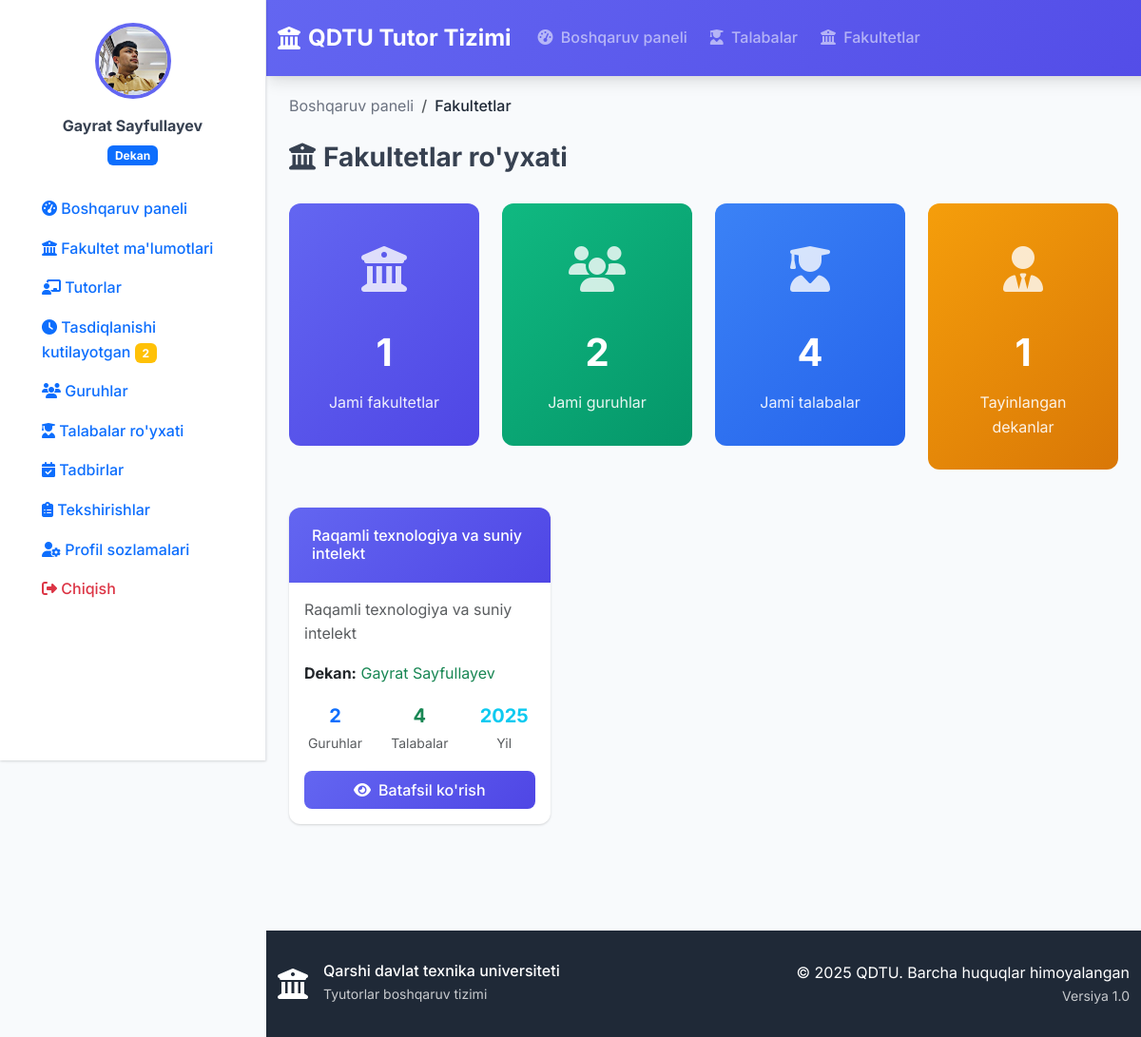
Screenshot of /faculty/faculties/ (signed in) with the database file from the repository.
### accounts/models.py (models this page shows, shortened)
class User(AbstractUser):
    USER_TYPE_CHOICES = (
        ('rector', 'Rektor'),
        ('dean', 'Dekan'),
        ('tutor', 'Tutor'),
    )
    user_type = models.CharField(
        max_length=10,
        choices=USER_TYPE_CHOICES,
        verbose_name="Foydalanuvchi turi"
    )
    faculty = models.ForeignKey(
        'faculty.Faculty',
        on_delete=models.SET_NULL,
        null=True,
        blank=True,
        verbose_name="Fakultet"
    )
    profile_picture = models.ImageField(
        upload_to='profile_pics/',
        null=True,
        blank=True,
        verbose_name="Profil rasmi"
    )
    phone_number = models.CharField(
        max_length=20,
        blank=True,
        verbose_name="Telefon raqami"
    )
    class Meta:
        verbose_name = "Foydalanuvchi"
        verbose_name_plural = "Foydalanuvchilar"
    def is_rector(self):
        return self.user_type == 'rector'
    def is_dean(self):
        return self.user_type == 'dean'
    def is_tutor(self):
        return self.user_type == 'tutor'
    def get_full_name(self):
        return f"{self.first_name} {self.last_name}".strip() or self.username

### faculty/models.py (models this page shows, shortened)
class Faculty(models.Model):
    name = models.CharField(max_length=100, verbose_name="Nomi")
    description = models.TextField(blank=True, verbose_name="Tavsif")
    dean = models.ForeignKey(
        'accounts.User',
        on_delete=models.SET_NULL,
        null=True,
        blank=True,
        related_name='dean_of',
        verbose_name="Dekan"
    )
    created_at = models.DateTimeField(auto_now_add=True, verbose_name="Yaratilgan sana")
    class Meta:
        verbose_name = "Fakultet"
        verbose_name_plural = "Fakultetlar"
    @property
    def students_count(self):
        return sum(group.students.count() for group in self.groups.all())

### faculty/views.py (the view)
# urls.py: path('faculties/', views.faculty_list, name='faculty_list'),
@login_required
def faculty_list(request):
    user = request.user
    if user.is_rector():
        faculties = Faculty.objects.prefetch_related('groups__students').order_by('name')
    elif user.is_dean():
        faculties = Faculty.objects.filter(id=user.faculty.id) if user.faculty else Faculty.objects.none()
    else:
        faculties = Faculty.objects.none()
    faculties_data = []
    total_groups = 0
    total_students = 0
    deans_count = 0
    for faculty in faculties:
        groups_count = faculty.groups.count()
        students_count = sum(group.students.count() for group in faculty.groups.all())
        dean_name = faculty.dean.get_full_name() if faculty.dean else "Tayinlanmagan"
        if faculty.dean:
            deans_count += 1
        total_groups += groups_count
        total_students += students_count
        faculties_data.append({
            'id': faculty.id,
            'name': faculty.name,
            'description': faculty.description,
            'dean_name': dean_name,
            'groups_count': groups_count,
            'students_count': students_count,
            'created_at': faculty.created_at,
        })
    context = {
        'faculties': faculties_data,
        'total_groups': total_groups,
        'total_students': total_students,
        'deans_count': deans_count,
    }
    return render(request, 'faculty/faculty_list.html', context)

### templates/faculty/faculty_list.html (shortened to what this page needs)
{% extends 'base.html' %}
{% block content %}
<div class="container-fluid">
    <div class="row mb-4">
        <div class="col">
            <nav aria-label="breadcrumb">
                <ol class="breadcrumb">
                    <li class="breadcrumb-item"><a href="{% url 'dashboard' %}">Boshqaruv paneli</a></li>
                    <li class="breadcrumb-item active">Fakultetlar</li>
                </ol>
            </nav>
            <div class="d-flex justify-content-between align-items-center">
                <h1 class="h3 fw-bold"><i class="fas fa-university me-2"></i>Fakultetlar ro'yxati</h1>
            </div>
        </div>
    </div>
    <div class="row mb-4">
        <div class="col-lg-3 col-md-6 mb-3">
            <div class="stats-card">
                <div class="icon">
                    <i class="fas fa-university"></i>
                </div>
                <div class="number">{{ faculties|length }}</div>
                <div class="label">Jami fakultetlar</div>
            </div>
        </div>
        <div class="col-lg-3 col-md-6 mb-3">
            <div class="stats-card success">
                <div class="icon">
                    <i class="fas fa-users"></i>
                </div>
                <div class="number">{{ total_groups }}</div>
                <div class="label">Jami guruhlar</div>
            </div>
        </div>
        <div class="col-lg-3 col-md-6 mb-3">
            <div class="stats-card info">
                <div class="icon">
                    <i class="fas fa-user-graduate"></i>
                </div>
                <div class="number">{{ total_students }}</div>
                <div class="label">Jami talabalar</div>
            </div>
        </div>
        <div class="col-lg-3 col-md-6 mb-3">
            <div class="stats-card warning">
                <div class="icon">
                    <i class="fas fa-user-tie"></i>
                </div>
                <div class="number">{{ deans_count }}</div>
                <div class="label">Tayinlangan dekanlar</div>
            </div>
        </div>
    </div>
    <div class="row">
        {% for faculty in faculties %}
            <div class="col-lg-6 col-xl-4 mb-4">
                <div class="card h-100">
                    <div class="card-header text-white d-flex justify-content-between align-items-center">
                        <h6 class="mb-0">{{ faculty.name }}</h6>
                    </div>
                    <div class="card-body">
                        {% if faculty.description %}
                            <p class="text-muted mb-3">{{ faculty.description|truncatechars:100 }}</p>
                        {% endif %}
                        <div class="mb-3">
                            <strong>Dekan:</strong>
                            <span class="{% if faculty.dean_name != 'Tayinlanmagan' %}text-success{% else %}text-muted{% endif %}">{{ faculty.dean_name }}</span>
                        </div>
                        <div class="row text-center mb-3">
                            <div class="col-4">
                                <div class="fw-bold text-primary fs-5">{{ faculty.groups_count }}</div>
                                <small class="text-muted">Guruhlar</small>
                            </div>
                            <div class="col-4">
                                <div class="fw-bold text-success fs-5">{{ faculty.students_count }}</div>
                                <small class="text-muted">Talabalar</small>
                            </div>
                            <div class="col-4">
                                <div class="fw-bold text-info fs-5">{{ faculty.created_at|date:"Y" }}</div>
                                <small class="text-muted">Yil</small>
                            </div>
                        </div>
                        <div class="d-grid">
                            <a href="{% url 'faculty_detail' faculty.id %}" class="btn btn-primary">
                                <i class="fas fa-eye me-2"></i>Batafsil ko'rish
                            </a>
                        </div>
                    </div>
                </div>
            </div>
        {% endfor %}
    </div>
</div>
{% endblock %}

### templates/sidebar.html (shortened to what this page needs)
{% load static %}
<div class="sidebar" id="sidebar">
    <div class="sidebar-content">
        <div class="user-info text-center mb-4">
            {% if user.profile_picture %}
                <img src="{{ user.profile_picture.url }}" class="profile-image mb-3">
            {% else %}
                <div class="profile-initials mb-3">
                    {{ user.first_name|first|upper }}{{ user.last_name|first|upper }}
                </div>
            {% endif %}
            <div class="user-details">
                <div class="mb-1 fw-bold">{{ user.get_full_name }}</div>
                <div class="badge bg-primary">
                    {% if user.is_rector %}
                        Prorektor
                    {% elif user.is_dean %}
                        Dekan
                    {% elif user.is_tutor %}
                        Tutor
                    {% endif %}
                </div>
            </div>
        </div>
        <nav class="sidebar-nav">
            <ul class="nav flex-column">
                <li class="nav-item">
                    <a class="nav-link " href="{% url 'dashboard' %}">
                        <i class="fas fa-tachometer-alt"></i>
                        <span>Boshqaruv paneli</span>
                    </a>
                </li>
                {% if user.is_dean %}
                    <li class="nav-item">
                        <a class="nav-link {% if request.resolver_match.url_name == 'faculty_info' %}active{% endif %}" href="#" onclick="showFacultyInfo()">
                            <i class="fas fa-university"></i>
                            <span>Fakultet ma'lumotlari</span>
                        </a>
                    </li>
                    <li class="nav-item">
                        <a class="nav-link {% if request.resolver_match.url_name == 'tutor_list' %}active{% endif %}" href="{% url 'tutor_list' %}">
                            <i class="fas fa-chalkboard-teacher"></i>
                            <span>Tutorlar</span>
                        </a>
                    </li>
                    <li class="nav-item">
                        <a class="nav-link {% if request.resolver_match.url_name == 'pending_inspections' %}active{% endif %}" href="{% url 'pending_inspections' %}">
                            <i class="fas fa-clock"></i>
                            <span>Tasdiqlanishi kutilayotgan</span>
                            {% with pending_count=user.faculty.groups.all|length %}
                                {% if pending_count > 0 %}
                                    <span class="badge bg-warning ms-auto">{{ pending_count }}</span>
                                {% endif %}
                            {% endwith %}
                        </a>
                    </li>
                    <li class="nav-item">
                        <a class="nav-link {% if request.resolver_match.url_name == 'group_list' %}active{% endif %}" href="{% url 'group_list' %}">
                            <i class="fas fa-users"></i>
                            <span>Guruhlar</span>
                        </a>
                    </li>
                    <li class="nav-item">
                        <a class="nav-link {% if request.resolver_match.url_name == 'student_list' %}active{% endif %}" href="{% url 'student_list' %}">
                            <i class="fas fa-user-graduate"></i>
                            <span>Talabalar ro'yxati</span>
                        </a>
                    </li>
                    <li class="nav-item">
                        <a class="nav-link" href="{% url 'dean_events' %}">
                            <i class="fas fa-calendar-check"></i>
                            <span>Tadbirlar</span>
                        </a>
                    </li>
                {% endif %}
                <li class="nav-item">
                    <a class="nav-link {% if request.resolver_match.url_name == 'inspection_list' %}active{% endif %}" href="{% url 'inspection_list' %}">
                        <i class="fas fa-clipboard-list"></i>
                        <span>Tekshirishlar</span>
                    </a>
                </li>
                <li class="nav-item mt-auto">
                    <a class="nav-link {% if request.resolver_match.url_name == 'profile' %}active{% endif %}" href="{% url 'profile' %}">
                        <i class="fas fa-user-cog"></i>
                        <span>Profil sozlamalari</span>
                    </a>
                </li>
                <li class="nav-item">
                    <a class="nav-link text-danger" href="{% url 'logout' %}">
                        <i class="fas fa-sign-out-alt"></i>
                        <span>Chiqish</span>
                    </a>
                </li>
            </ul>
        </nav>
    </div>
</div>

### templates/base.html (style rules this page uses)
:root { --primary-color: #6366f1; --primary-dark: #4f46e5; --secondary-color: #f59e0b; --success-color: #10b981; --warning-color: #f59e0b; --danger-color: #ef4444; --info-color: #3b82f6; --dark-color: #1f2937; --light-color: #f8fafc; --border-color: #e5e7eb; --text-muted: #6b7280; --shadow: 0 1px 3px 0 rgba(0, 0, 0, 0.1), 0 1px 2px 0 rgba(0, 0, 0, 0.06); --shadow-lg: 0 10px 15px -3px rgba(0, 0, 0, 0.1), 0 4px 6px -2px rgba(0, 0, 0, 0.05); }
* { font-family: 'Inter', sans-serif; }
body { background-color: #f8fafc; color: #374151; line-height: 1.6; margin: 0; padding-left: 0; transition: padding-left 0.3s ease; }
body.sidebar-open { padding-left: 280px; }
.btn-primary { background: linear-gradient(135deg, var(--primary-color) 0%, var(--primary-dark) 100%); border: none; border-radius: 8px; font-weight: 500; padding: 0.5rem 1.5rem; transition: all 0.3s ease; }
.btn { border-radius: 8px; font-weight: 500; transition: all 0.3s ease; }
.card { border: none; border-radius: 12px; box-shadow: var(--shadow); transition: all 0.3s ease; overflow: hidden; }
.card-header { background: linear-gradient(135deg, var(--primary-color) 0%, var(--primary-dark) 100%); border: none; padding: 1.25rem 1.5rem; font-weight: 600; }
.nav-link { font-weight: 500; transition: all 0.3s ease; border-radius: 6px; margin: 0 0.25rem; }
.sidebar { position: fixed; top: 0; left: -280px; width: 280px; height: 100vh; background: white; border-right: 1px solid var(--border-color); box-shadow: var(--shadow); padding: 1.5rem; transition: left 0.3s ease; z-index: 1040; overflow-y: auto; }
.sidebar.open { left: 0; }
@media (min-width: 992px) { body { padding-left: 280px; } }
@media (min-width: 992px) { .sidebar { left: 0; top: 0; } }
.profile-image { width: 80px; height: 80px; border-radius: 50%; object-fit: cover; border: 4px solid var(--primary-color); }
.stats-card { background: linear-gradient(135deg, var(--primary-color) 0%, var(--primary-dark) 100%); color: white; border-radius: 12px; padding: 2rem; text-align: center; transition: all 0.3s ease; }
.stats-card.success { background: linear-gradient(135deg, var(--success-color) 0%, #059669 100%); }
.stats-card.warning { background: linear-gradient(135deg, var(--warning-color) 0%, #d97706 100%); }
.stats-card.info { background: linear-gradient(135deg, var(--info-color) 0%, #2563eb 100%); }
.stats-card .icon { font-size: 3rem; margin-bottom: 1rem; opacity: 0.8; }
.stats-card .number { font-size: 2.5rem; font-weight: 700; margin-bottom: 0.5rem; }
.stats-card .label { font-size: 1rem; opacity: 0.9; }
.breadcrumb { background: none; padding: 0; margin-bottom: 1.5rem; }
.breadcrumb-item a { color: var(--text-muted); text-decoration: none; }
.breadcrumb-item.active { color: var(--dark-color); font-weight: 500; }

### rows the page displays
User: profile_picture (picture), get_full_name "Gayrat Sayfullayev"
Faculty: name "Raqamli texnologiya va suniy intelekt", description "Raqamli texnologiya va suniy intelekt", created_at "2025"

### other values shown
{{ pending_count }} "2"
{{ faculties|length }} "1"
{{ total_groups }} "2"
{{ total_students }} "4"
{{ deans_count }} "1"
{{ faculty.dean_name }} "Gayrat Sayfullayev"
{{ faculty.groups_count }} "2"
{{ faculty.students_count }} "4"
